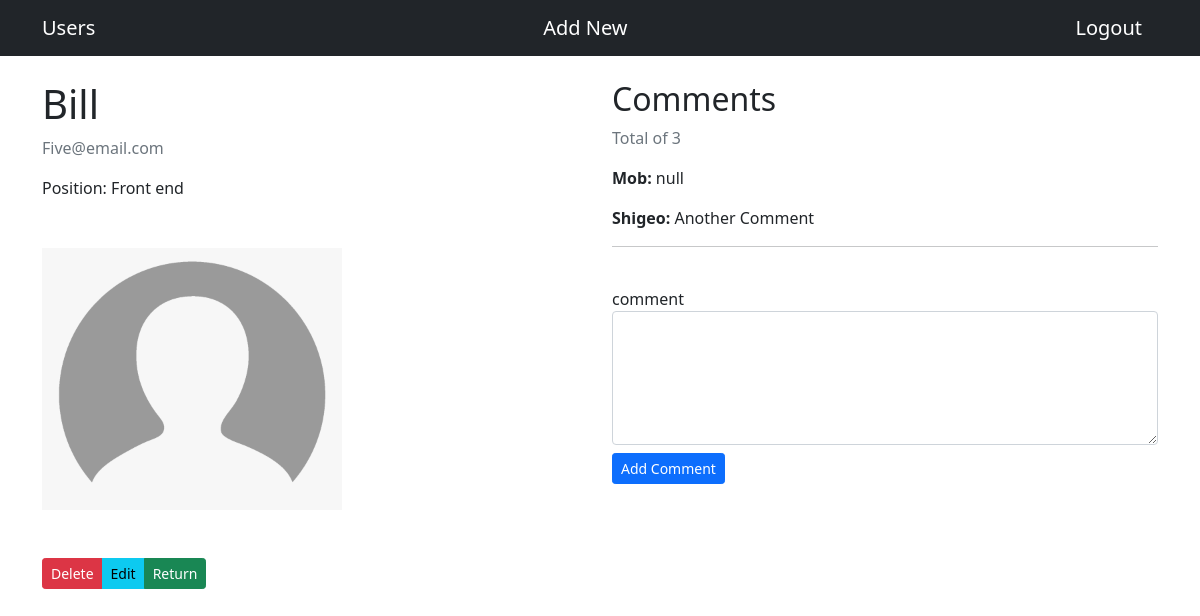
/users/9/detail/ (signed in), run on the app's committed database.
### users/models.py (models this page shows, shortened)
class User(models.Model):
    user_name = models.CharField(max_length=200, verbose_name='First Name')
    user_lname = models.CharField(max_length=200, verbose_name='Last Name')
    user_email = models.EmailField(unique=True, max_length=200, verbose_name='Email')
    user_position = models.CharField(max_length=200, verbose_name='Position')
    user_image = models.ImageField(upload_to=image_path, default='profile_pic/image.jpg')
    pub_date = models.DateField(default=now)

class Comment(models.Model):
    user = models.ForeignKey(User, on_delete=models.CASCADE, related_name='comments')
    name = models.CharField(max_length=100)
    email = models.EmailField(default='null')
    body = models.TextField(default='null')
    created_on = models.DateTimeField(default=now)
    active = models.BooleanField(default=False)
    class Meta:
        ordering = ['created_on']

### users/views.py (the view)
# urls.py: path('<int:profile_id>/detail/', views.detail, name='detail'),
@login_required(login_url='/users/login')
def detail(request,profile_id):
        try:
            user = User.objects.get(pk=profile_id)
            comments = Comment.objects.filter(user_id=profile_id)
            comments_count = Comment.objects.filter(user_id=profile_id).count()
        except User.DoesNotExist:
            raise Http404("Profile does not exist")
        return render(request,'users/detail.html',{
                'users': user,
                'comments': comments,
                'comments_count': comments_count,
            })

### templates/users/detail.html (shortened to what this page needs)
{% extends 'base.html' %}
{% block content %}
    <div class="row">
        <div class="col-lg-6">
            <div class="mb-5">
                <h1>{{user.user_name}} {{users.user_lname}}</h1>
                <p class="text-muted">{{users.user_email}}</p>
                <p>Position: {{users.user_position}}</p>
            </div>
            <div class="img-responsive">
                <img src="/users/media/{{users.user_image}}" alt="profile user" class="img-rounded" width="300">
            </div>
            <div class="btn-group mt-5">
                {% if user.is_staff%}
                    <a href="{% url 'users:delete' users.id %}" class="btn btn-sm btn-danger">Delete</a>
                    <a href="{% url 'users:edit' users.id %}" class="btn btn-sm btn-info">Edit</a>
                {% endif %}
                <a href="{% url 'users:index' %}" class="btn btn-sm btn-success">Return</a>
            </div>
        </div>
        <div class="col-lg-6">
            <h2>Comments</h2>
            <p class="text-muted">Total of {{comments_count}}</p>
            {% if comments_count > 0 %}
                {% for comment in comments %}
                    {% if comment.active %}
                    <p><strong>{{comment.name}}:</strong> {{comment.body}}</p>
                    {% endif %}
                {% endfor %}
            {% endif %}
            <hr>
            <br>
            <form action="{% url 'users:addcomment' %}" method="post">
                <div class="form-group">
                    <label for="">comment</label>
                    <textarea name="comment" id="comment" cols="30" rows="5" class="form-control" required></textarea>
                </div>
                <button type="submit" class="mt-2 btn btn-sm btn-primary">Add Comment</button>
            </form>
        </div>
    </div>
{% endblock %}

### data on the page
User: user_lname "Bill", user_email "Five@email.com", user_position "Front end", user_image (picture)
Comment: name "Mob", body "null"
Comment: name "Shigeo", body "Another Comment"

### other printed values
{{ comments_count }} "3"
